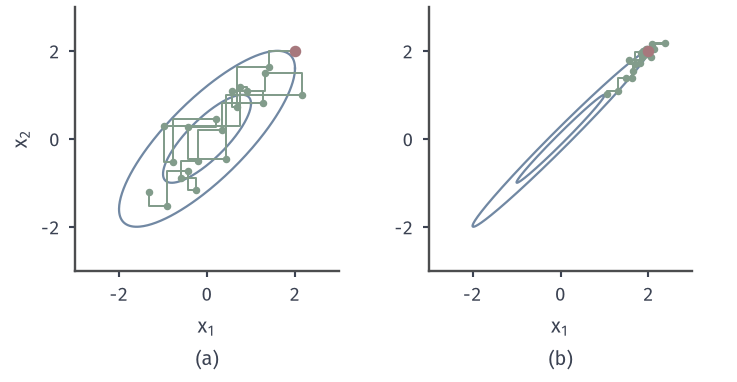

Write Python code to recreate this figure.
from pathlib import Path
import sys
ROOT = next(p for p in Path(__file__).resolve().parents if (p/"build.sh").is_file() and (p/"tex/book.tex").is_file())
sys.path.insert(0, str(ROOT/"figures/07-probability/08-sampling-and-integration/matplotlib/sgen-common"))
from sgen_common import *
from statistics import NormalDist
# Target: systematic-scan Gibbs sampler for N(0, [[1, rho], [rho, 1]]), start (2, 2), 20 sweeps.
# X1 | X2 = x2 ~ N(rho x2, 1 - rho^2), X2 | X1 = x1 ~ N(rho x1, 1 - rho^2).
# The first two sweeps use z = Phi^{-1}(0.37), Phi^{-1}(0.80), Phi^{-1}(0.15), Phi^{-1}(0.62) (hand-worked example);
# later normals from numpy seed 12.  (a) rho = 0.8, (b) rho = 0.99 with the same normals.
N = NormalDist()
z_hand = [N.inv_cdf(u) for u in (.37, .80, .15, .62)]
zs = np.concatenate([z_hand, np.random.default_rng(12).standard_normal(36)])
def path(rho):
    s = math.sqrt(1-rho**2); x1, x2 = 2., 2.; P = [(x1, x2)]
    for k in range(20):
        x1 = rho*x2+s*zs[2*k]; P.append((x1, x2))
        x2 = rho*x1+s*zs[2*k+1]; P.append((x1, x2))
    return np.array(P)
fig, (A, B) = figure(width_mm=104, height_mm=54, ncols=2)
th = np.linspace(0, 2*np.pi, 300)
out = {}
for ax, rho, L in ((A, .8, 'a'), (B, .99, 'b')):
    style(ax)
    S = np.array([[1, rho], [rho, 1]]); Lc = np.linalg.cholesky(S)
    for r in (1, 2):
        E = Lc@(r*np.stack([np.cos(th), np.sin(th)]))
        ax.plot(E[0], E[1], color=BLUE, lw=.9)
    P = path(rho); out[rho] = P[:5].tolist()
    ax.plot(P[:, 0], P[:, 1], color=GREEN, lw=.8)
    ax.plot(P[::2, 0], P[::2, 1], 'o', ms=2.0, color=GREEN)
    ax.plot([2], [2], 'o', ms=3.6, color=RED, zorder=5)
    ax.set_aspect('equal'); ax.set_xlim(-3, 3); ax.set_ylim(-3, 3); ax.set_xticks([-2, 0, 2]); ax.set_yticks([-2, 0, 2])
    sub(ax, L, '$x_1$')
A.set_ylabel('$x_2$')
save(fig, HERE(__file__), 'figure', {'first_states': {str(k): v for k, v in out.items()}})
print(out[.8])
